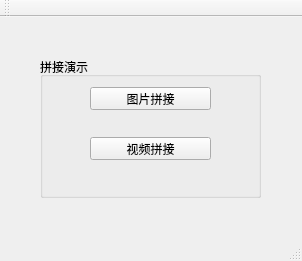
<?xml version="1.0" encoding="UTF-8"?>
<ui version="4.0">
 <class>MainWindow</class>
 <widget class="QMainWindow" name="MainWindow">
  <property name="geometry">
   <rect>
    <x>0</x>
    <y>0</y>
    <width>302</width>
    <height>261</height>
   </rect>
  </property>
  <property name="windowTitle">
   <string>拼接演示</string>
  </property>
  <widget class="QWidget" name="centralWidget">
   <widget class="QGroupBox" name="groupBox">
    <property name="geometry">
     <rect>
      <x>40</x>
      <y>40</y>
      <width>221</width>
      <height>141</height>
     </rect>
    </property>
    <property name="title">
     <string>拼接演示</string>
    </property>
    <widget class="QPushButton" name="videoStitchingBtn">
     <property name="geometry">
      <rect>
       <x>50</x>
       <y>80</y>
       <width>121</width>
       <height>23</height>
      </rect>
     </property>
     <property name="text">
      <string>视频拼接</string>
     </property>
    </widget>
    <widget class="QPushButton" name="imageStitchingBtn">
     <property name="geometry">
      <rect>
       <x>50</x>
       <y>30</y>
       <width>121</width>
       <height>23</height>
      </rect>
     </property>
     <property name="text">
      <string>图片拼接</string>
     </property>
    </widget>
   </widget>
  </widget>
  <widget class="QMenuBar" name="menuBar">
   <property name="geometry">
    <rect>
     <x>0</x>
     <y>0</y>
     <width>302</width>
     <height>23</height>
    </rect>
   </property>
  </widget>
  <widget class="QToolBar" name="mainToolBar">
   <attribute name="toolBarArea">
    <enum>TopToolBarArea</enum>
   </attribute>
   <attribute name="toolBarBreak">
    <bool>false</bool>
   </attribute>
  </widget>
  <widget class="QStatusBar" name="statusBar"/>
 </widget>
 <layoutdefault spacing="6" margin="11"/>
 <resources/>
 <connections/>
</ui>
